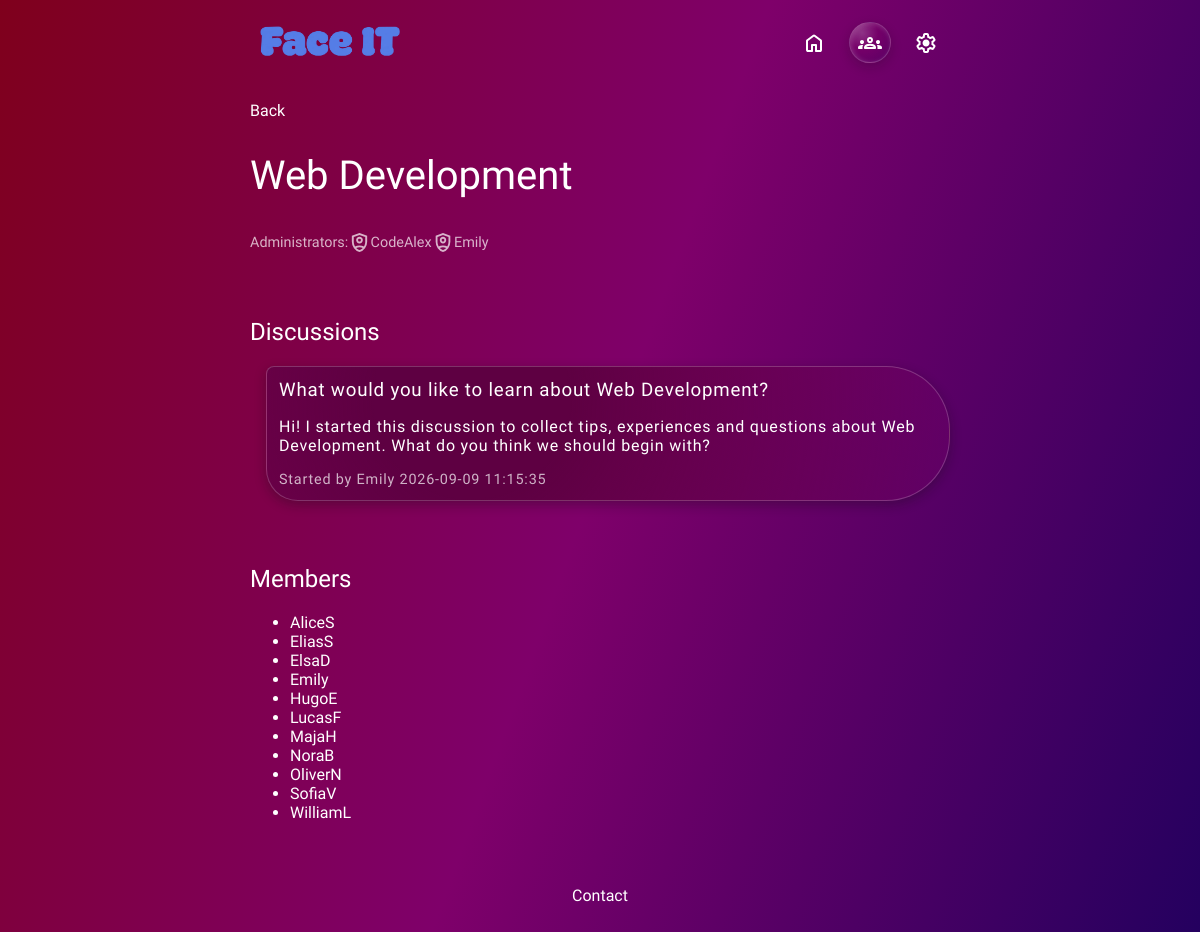
The app's page /groups/view/?id=1 (signed in) with its own data.
### tables this page shows
CREATE TABLE `group_members` (
  `group_id` int(10) unsigned NOT NULL,
  `user_id` int(10) unsigned NOT NULL,
  `group_role` enum('member','admin') NOT NULL DEFAULT 'member',
  `joined_at` timestamp NOT NULL DEFAULT current_timestamp(),
  PRIMARY KEY (`group_id`,`user_id`),
  KEY `fk_members_user` (`user_id`),
  CONSTRAINT `fk_members_group` FOREIGN KEY (`group_id`) REFERENCES `groups` (`group_id`) ON DELETE CASCADE,
  CONSTRAINT `fk_members_user` FOREIGN KEY (`user_id`) REFERENCES `users` (`user_id`) ON DELETE CASCADE
);

CREATE TABLE `groups` (
  `group_id` int(10) unsigned NOT NULL AUTO_INCREMENT,
  `group_name` varchar(150) NOT NULL,
  `created_by` int(10) unsigned DEFAULT NULL,
  `created_at` timestamp NOT NULL DEFAULT current_timestamp(),
  PRIMARY KEY (`group_id`),
  KEY `fk_groups_creator` (`created_by`),
  CONSTRAINT `fk_groups_creator` FOREIGN KEY (`created_by`) REFERENCES `users` (`user_id`) ON DELETE SET NULL
);

CREATE TABLE `users` (
  `user_id` int(10) unsigned NOT NULL AUTO_INCREMENT,
  `first_name` varchar(100) NOT NULL,
  `last_name` varchar(100) NOT NULL,
  `user_name` varchar(50) DEFAULT NULL,
  `email` varchar(255) NOT NULL,
  `password_hash` varchar(255) NOT NULL,
  `created_at` timestamp NOT NULL DEFAULT current_timestamp(),
  PRIMARY KEY (`user_id`),
  UNIQUE KEY `email` (`email`)
);

CREATE TABLE `discussions` (
  `discussion_id` int(10) unsigned NOT NULL AUTO_INCREMENT,
  `group_id` int(10) unsigned NOT NULL,
  `created_by` int(10) unsigned DEFAULT NULL,
  `title` varchar(200) NOT NULL,
  `image_url` varchar(2048) DEFAULT NULL,
  `created_at` timestamp NOT NULL DEFAULT current_timestamp(),
  PRIMARY KEY (`discussion_id`),
  KEY `fk_discussions_creator` (`created_by`),
  KEY `idx_discussions_group` (`group_id`),
  CONSTRAINT `fk_discussions_creator` FOREIGN KEY (`created_by`) REFERENCES `users` (`user_id`) ON DELETE SET NULL,
  CONSTRAINT `fk_discussions_group` FOREIGN KEY (`group_id`) REFERENCES `groups` (`group_id`) ON DELETE CASCADE
);

### html/groups/view/index.php (the view, shortened to what this page needs)
<?php
$userId = (int) $_SESSION['user_id'];
$groupId = filter_input(
    INPUT_GET,
    'id',
    FILTER_VALIDATE_INT
);
$pdo = connectDatabase();
$statement = $pdo->prepare(
    'SELECT
        groups.group_id,
        groups.group_name,
        groups.created_at,
        group_members.group_role AS current_user_role
    FROM groups
    INNER JOIN group_members
        ON group_members.group_id = groups.group_id
        AND group_members.user_id = :user_id
    WHERE groups.group_id = :group_id
    LIMIT 1'
);
$statement->execute([
    'user_id' => $userId,
    'group_id' => $groupId
]);
$group = $statement->fetch();
$statement = $pdo->prepare(
    'SELECT
        discussions.discussion_id,
        discussions.title,
        discussions.created_at,
        users.user_id,
        users.user_name,
        posts.content AS first_post
    FROM discussions
    INNER JOIN users
        ON users.user_id = discussions.created_by
    INNER JOIN posts
        ON posts.post_id = (
            SELECT MIN(first_post.post_id)
            FROM posts AS first_post
            WHERE first_post.discussion_id =
                discussions.discussion_id
        )
    WHERE discussions.group_id = :group_id
    ORDER BY discussions.created_at DESC'
);
$statement->execute([
    'group_id' => $groupId
]);
$discussions = $statement->fetchAll();
$statement = $pdo->prepare(
    'SELECT
        users.user_id,
        users.user_name,
        group_members.group_role
    FROM group_members
    INNER JOIN users
        ON users.user_id = group_members.user_id
    WHERE group_members.group_id = :group_id
    ORDER BY
        CASE
            WHEN group_members.group_role = :admin_role
            THEN 0
            ELSE 1
        END,
        users.user_name'
);
$statement->execute([
    'group_id' => $groupId,
    'admin_role' => 'admin'
]);
$groupUsers = $statement->fetchAll();
$administrators = [];
$members = [];
foreach ($groupUsers as $groupUser) {
    if ($groupUser['group_role'] === 'admin') {
        $administrators[] = $groupUser;
    } else {
        $members[] = $groupUser;
    }
}
?>
<!DOCTYPE html>
<html lang="en">
<head>
 <link rel="stylesheet" href="/style.css?v=4">
</head>
<body>
    <?php require dirname(__DIR__, 2) . '/includes/navigation.php'; ?>
    <main class="group-page">
        <a class="backLink" href="/groups/">Back</a>
        <header class="group-header">
            <h1><?= htmlspecialchars($group['group_name'], ENT_QUOTES, 'UTF-8') ?></h1>
           <div class="group-administrators opacity-line">
                <span class="administrators-label">Administrators:</span>
                <div class="administrators-list">
                    <?php foreach ($administrators as $administrator): ?>
                        <span class="administrator">
                            <img class="admin-icon" src="/assets/icons/admin-icon.svg" alt="">
                            <span class="user-name" data-user-id="<?= (int) $administrator['user_id'] ?>" tabindex="0"><?= htmlspecialchars($administrator['user_name'], ENT_QUOTES, 'UTF-8') ?></span>
                        </span>
                    <?php endforeach; ?>
                </div>
            </div>
        </header>
        <div class="group-page-columns">
            <section class="group-discussions">
                <h2>Discussions</h2>
                <?php if (empty($discussions)): ?>
                    <p>No discussions have been started in this group yet.</p>
                <?php else: ?>
                    <div class="discussion-list">
                        <?php foreach ($discussions as $discussion): ?>
                            <article class="group-discussion-card message">
                                <a class="group-discussion-link" href="/discussions/view/?id=<?= (int) $discussion['discussion_id'] ?>">
                                    <h3><?= htmlspecialchars($discussion['title'], ENT_QUOTES, 'UTF-8') ?></h3>
                                    <p><?= nl2br(htmlspecialchars($discussion['first_post'], ENT_QUOTES, 'UTF-8')) ?></p>
                                    <span class="discussion-author opacity-line">
                                        Started by
                                        <span class="user-name" data-user-id="<?= (int) $discussion['user_id'] ?>" tabindex="0"><?= htmlspecialchars($discussion['user_name'], ENT_QUOTES, 'UTF-8') ?></span>
                                        <time datetime="<?= htmlspecialchars($discussion['created_at'], ENT_QUOTES, 'UTF-8') ?>"><?= htmlspecialchars($discussion['created_at'], ENT_QUOTES, 'UTF-8') ?></time>
                                    </span>
                                </a>
                            </article>
                        <?php endforeach; ?>
                    </div>
                <?php endif; ?>
            </section>
            <aside class="group-members">
                <h2>Members</h2>
                <?php if (empty($members)): ?>
                    <p>This group does not have any members.</p>
                <?php else: ?>
                    <ul class="member-list">
                        <?php foreach ($members as $member): ?>
                            <li class="member-item<?= $member['group_role'] === 'admin' ? ' admin-member' : '' ?>">
                                <span class="user-name" data-user-id="<?= (int) $member['user_id'] ?>" tabindex="0"><?= htmlspecialchars($member['user_name'], ENT_QUOTES, 'UTF-8') ?></span>
                            </li>
                        <?php endforeach; ?>
                    </ul>
                <?php endif; ?>
            </aside>
        </div>
    </main>
    <footer>
        <p>Contact</p>
    </footer>
</body>
</html>

### html/style.css (style rules this page uses)
:root { --color-blue-dark: #002882; --color-blue-light: #5D87E8; --color-white: #FFFFFF; --color-gray-light: #EBEBEB; --color-gray: #DEDEDE; --color-black: #0F0F0F; --color-black-soft: #101010; --color-dark: #1A1A1A; --color-dark-gray: #232323; --color-gray-dark: #333333; --gradient-red: #7f001c; --gradient-pink: #7f006a; --gradient-purple: #24005f; --radius-small: 0.2rem; --radius-medium: 0.5rem; --radius_large: 1rem; --space-small: 1rem; --space-medium: 2rem; --space-large: 4rem; }
body, .pt-sans-caption-regular { font-family: "PT Sans Caption", sans-serif; font-weight: 400; font-style: normal; }
html, body { min-height: 100%; }
body { min-height: 100vh; margin: 0; display: flex; flex-direction: column; background: linear-gradient( 110deg, var(--gradient-red) 0%, var(--gradient-pink) 50%, var(--gradient-purple) 100% ); background-attachment: fixed; background-repeat: no-repeat; background-size: cover; }
main { flex: 1; width: 90%; max-width: 43.75rem; min-height: 70vh; margin: var(--space-small) auto; color: var(--color-white); }
h1 { margin-top: var(--space-medium); margin-bottom: var(--space-medium); font-family: "Poetsen One", sans-serif; font-size: 2.5rem; font-weight: 400; color: var(--color-white); }
h2, h3, h4, h5, h6 { font-family: "Poetsen One", sans-serif; font-weight: 100; margin-top: var(--space-large); }
footer { text-align: center; color: var(--color-white); padding: var(--space-small); }
.backLink { color: var(--color-white); text-decoration: none; }
.user-name { position: relative; display: inline-block; color: var(--color-white); cursor: help; }
.user-name::after { content: "User ID: " attr(data-user-id); position: absolute; z-index: 5; left: 50%; bottom: calc(100% + 0.5rem); transform: translate(-50%, 0.25rem); width: max-content; padding: 0.4rem 0.7rem; color: var(--color-white); background-color: rgba(40, 2, 41, 0.9); border: 1px solid rgb(255 255 255 / 25%); border-radius: 0.5rem; font-family: "PT Sans Caption", sans-serif; font-size: 0.8rem; font-weight: 400; opacity: 0; visibility: hidden; pointer-events: none; transition: opacity 150ms ease, transform 150ms ease; }
.message { grid-area: message; margin-bottom: var(--space-medium); margin-left: var(--space-small); position: relative; z-index: 1; background: radial-gradient( circle at 30% 25%, rgb(94, 0, 66) 20%, rgb(127 0 106 / 25%) 100%, rgb(36 0 95 / 28%) 30%); border: 1px solid rgb(255 255 255 / 20%); border-radius: 0.5rem 4rem 4rem 2rem; padding: 0.75rem; text-decoration: none; font-family: "PT Sans Caption", sans-serif; font-style: normal; letter-spacing: 0.05rem; color: var(--color-white); text-decoration: none; box-shadow: 0 0.25rem 0.75rem rgb(15 15 15 / 30%); }
.message p, .message h3 { margin: 0; }
.opacity-line { opacity: 0.7; font-size: 0.9rem; }
.admin-icon { width: 1.4rem; height: 1.4rem; flex-shrink: 0; }
.group-administrators { display: flex; flex-direction: row; align-items:center; }
.administrators-list { display: flex; flex-direction: row; align-items:center; }
.administrator { display: flex; flex-direction: row; align-items:center; }
.group-discussion-link { display: flex; flex-direction: column; gap: var(--space-small); }
.group-discussion-card a { color: var(--color-white); text-decoration: none; }

### records on screen
group_members: group.group_name "Web Development", user.user_name "Emily"
group_members: user.user_name "CodeAlex"
group_members: user.user_name "Emily"
discussions: title "What would you like to learn about Web Development?", first_post "Hi! I started this discussion to collect tips, experiences and questions about Web Development. What do you think we should begin with?", created_by.user_name "Emily", created_at "2026-09-09 11:15:35"
group_members: user.user_name "AliceS"
group_members: user.user_name "EliasS"
group_members: user.user_name "ElsaD"
group_members: user.user_name "HugoE"
group_members: user.user_name "LucasF"
group_members: user.user_name "MajaH"
group_members: user.user_name "NoraB"
group_members: user.user_name "OliverN"
group_members: user.user_name "SofiaV"
group_members: user.user_name "WilliamL"
